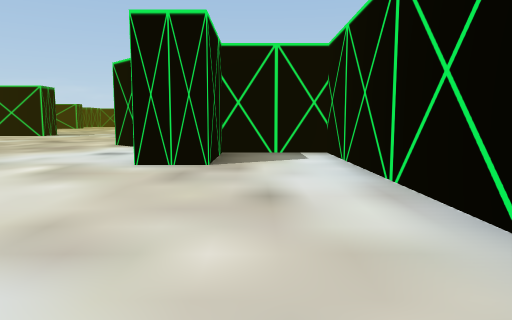
[1] (above)

24 first-person views from a walk through a Unity game level. The camera is 1.2 m above the floor, tilts 6° down and sees 70° across. The floor is counted in squares, 2 m on a side. Each view is taken from the middle of a square. On the plan, view 1 faces up. The plan holds only what a view shows up to about 10 squares ahead; the rest is blank. The place goes on beyond the plan. The player character is not drawn. Some animated figures are left out.

[2]
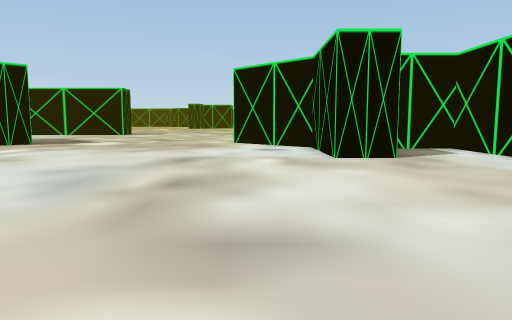

[3]
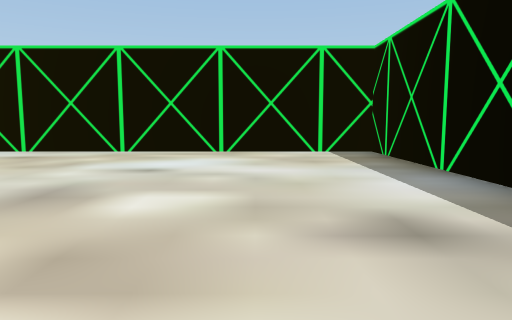

[4]
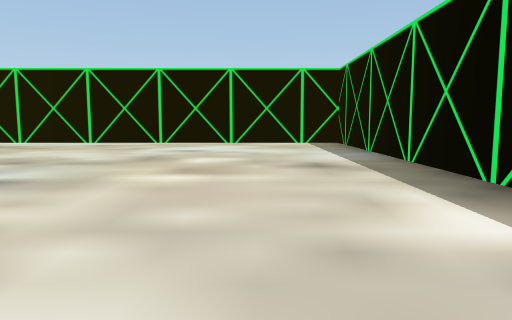

[5]
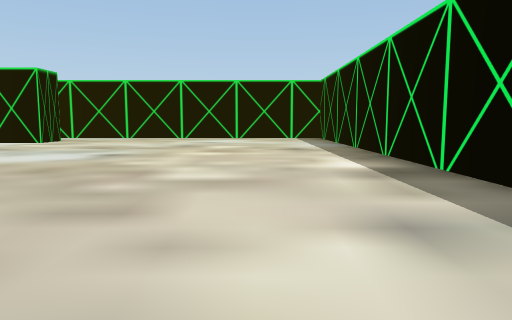

[6]
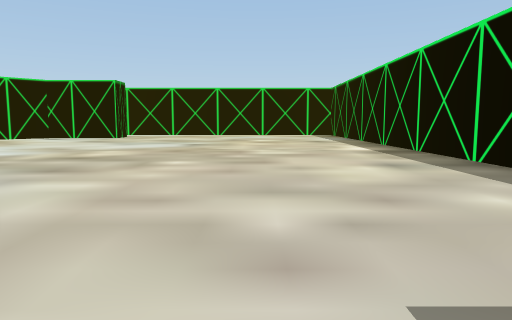

[7]
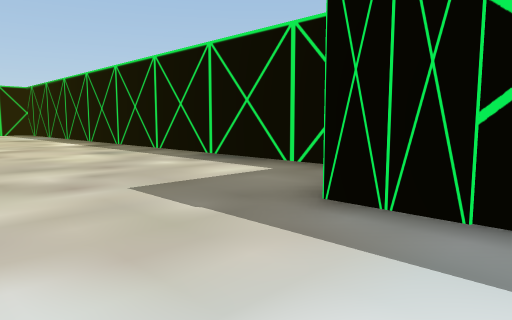

[8]
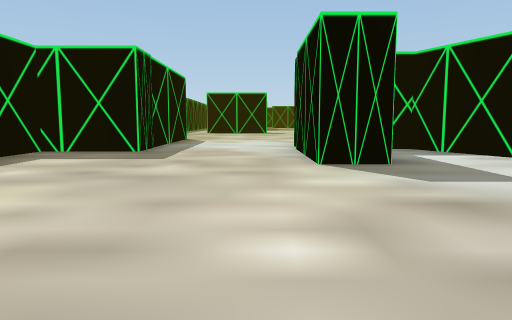

[9]
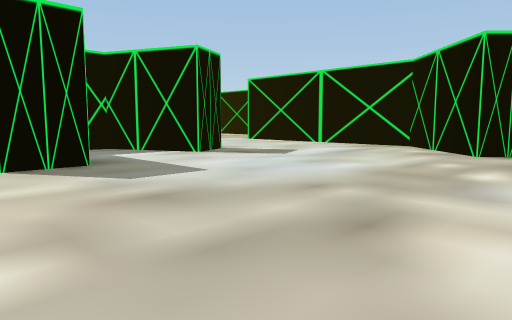

[10]
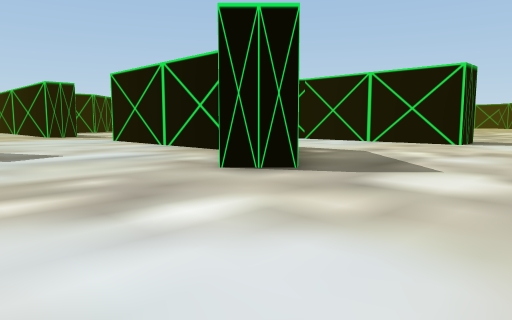

[11]
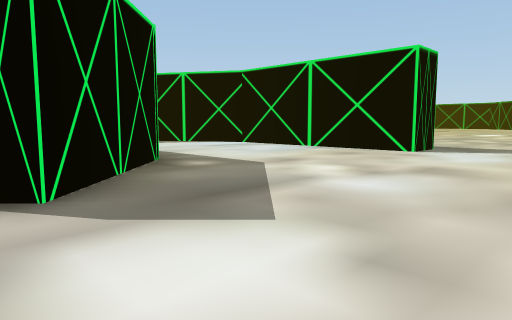

[12]
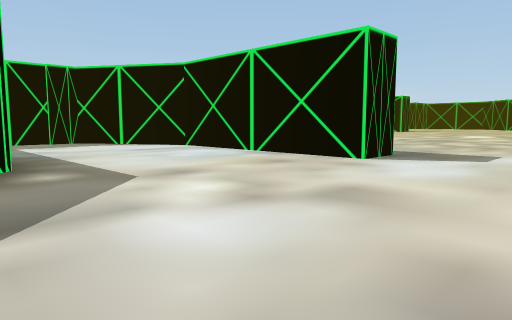

[13]
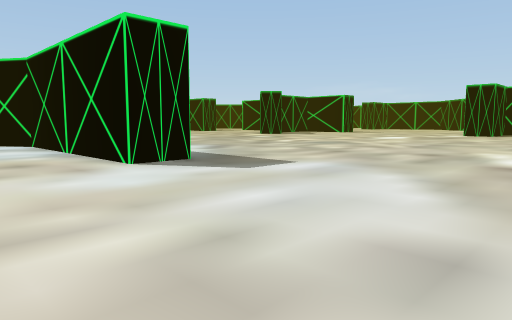

[14]
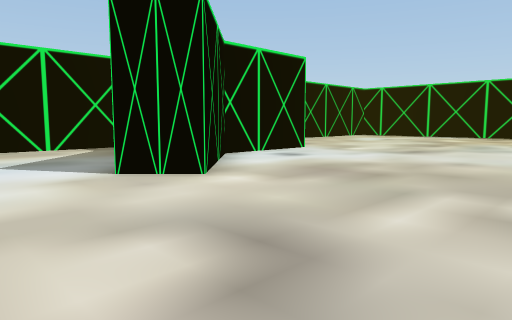

[15]
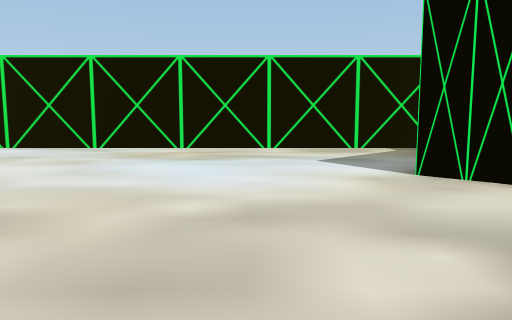

[16]
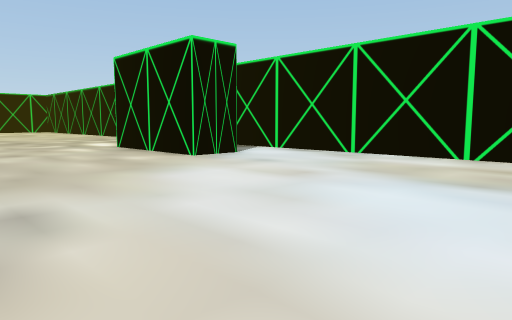

[17]
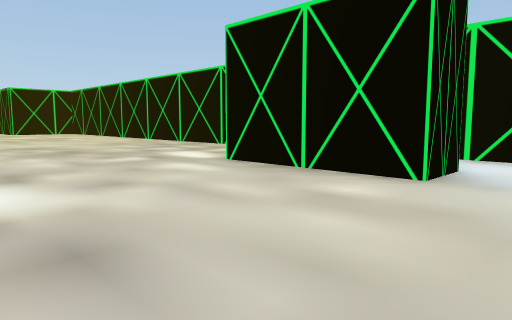

[18]
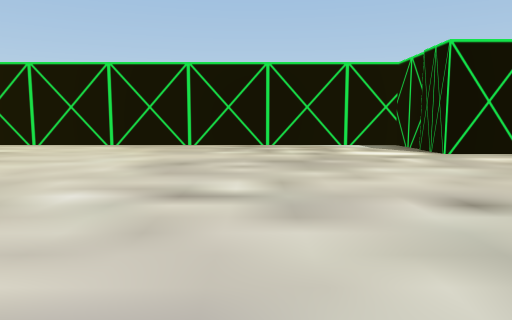

[19]
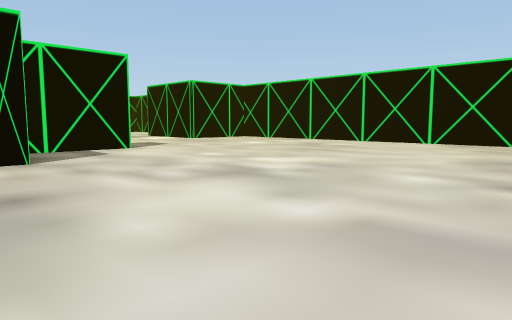

[20]
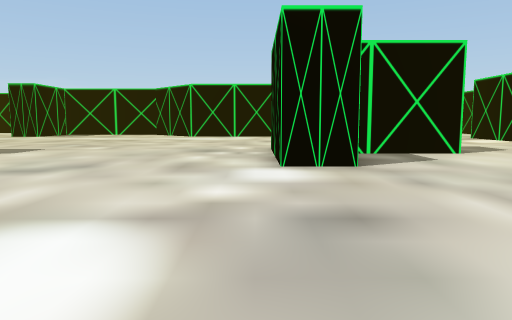

[21]
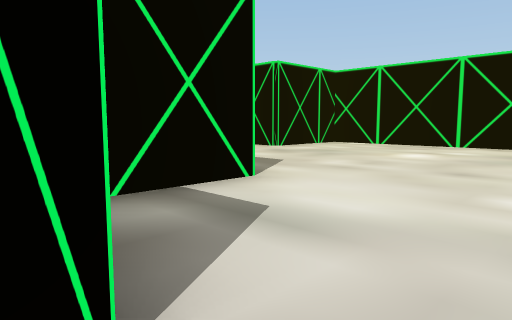

[22]
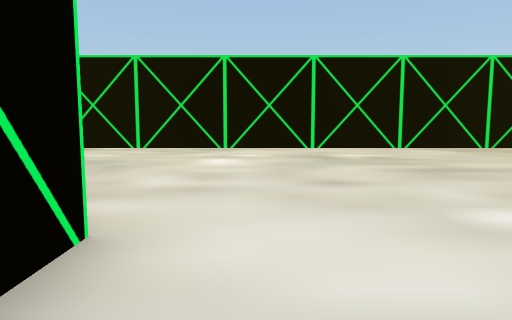

[23]
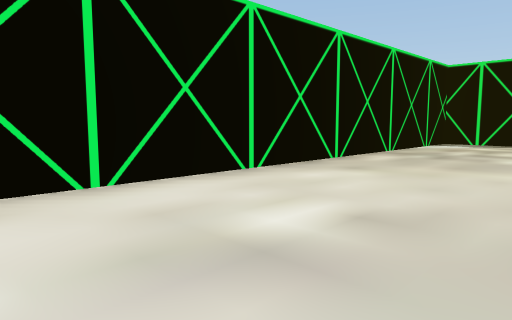

[24]
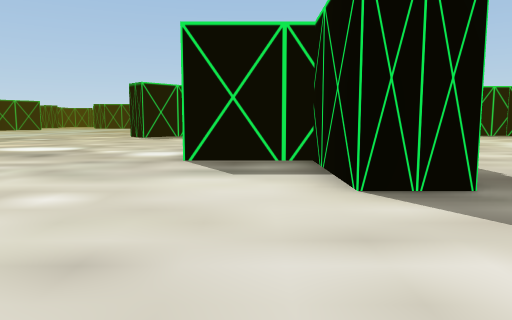

### Floor plan
Points are (right, up) in squares from view 1. A wall is a line through its corners. A room is listed if a view was taken in it or the views show most of it. See-through windows are left out.
Room 1 (views 1, 2, 3, 4, 5, 6, 7, 8, 9, 10, 11, 12, 13, 14, 15, 16, 17, 18, 19, 20, 21, 22, 23, 24)
walls: (-8.9, 16.5) (-8.9, 15.4) (-14, 15.4) (-16.4, 13.8); (-11.2, 11) (-9, 8.8) (-9.7, 8) (-11.7, 10) (-15.4, 10); (-16.7, 13.6) (-16.7, 12); (-14.4, 6.4) (-13.9, 5.3) (-16, 4.4) (-16, 3.9); (-0.1, 17.4) (-1.2, 17.4) (-1.2, 20.4) (1.4, 20.4) (1.4, 35); (-13.1, 3) (-13.1, 1.9) (-17.1, 1.9); (1.4, 8.2) (1.4, 19.1); (-18.1, -1.4) (-15.4, -1.4) (-15.4, -3.3) (1.4, -3.3) (1.4, 7.1) (-0.7, 7.1) (-0.7, 5.1) (-1.7, 5.1) (-1.7, 7.5) (-3.6, 9.5) (-2.8, 10.3); (-5.1, 33) (-5.1, 31.9) (-7.6, 31.9) (-7.6, 29.9) (-8.7, 29.9) (-8.7, 32.6); (0.2, 35.1) (-1.2, 35.1) (-1.2, 35.5)

Positions as (right, up) in squares from view 1, and headings:
1: (0, 0), facing up
2: (-3, -1), facing up
3: (-6, -1), facing right
4: (-9, -1), facing right
5: (-12, -1), facing right
6: (-15, 0), facing right
7: (-17, 1), facing down-right
8: (-8, 1), facing left
9: (-8, 1), facing up-left
10: (-6, 5), facing up-left
11: (-6, 8), facing up-left
12: (-6, 10), facing up-left
13: (-4, 13), facing up-left
14: (-7, 12), facing down-right
15: (-7, 12), facing right
16: (-5, 12), facing up-right
17: (-5, 16), facing up-right
18: (-8, 24), facing right
19: (-9, 24), facing up-right
20: (-9, 25), facing up
21: (-8, 29), facing up-right
22: (-7, 31), facing right
23: (-2, 31), facing down-right
24: (-2, 31), facing left
